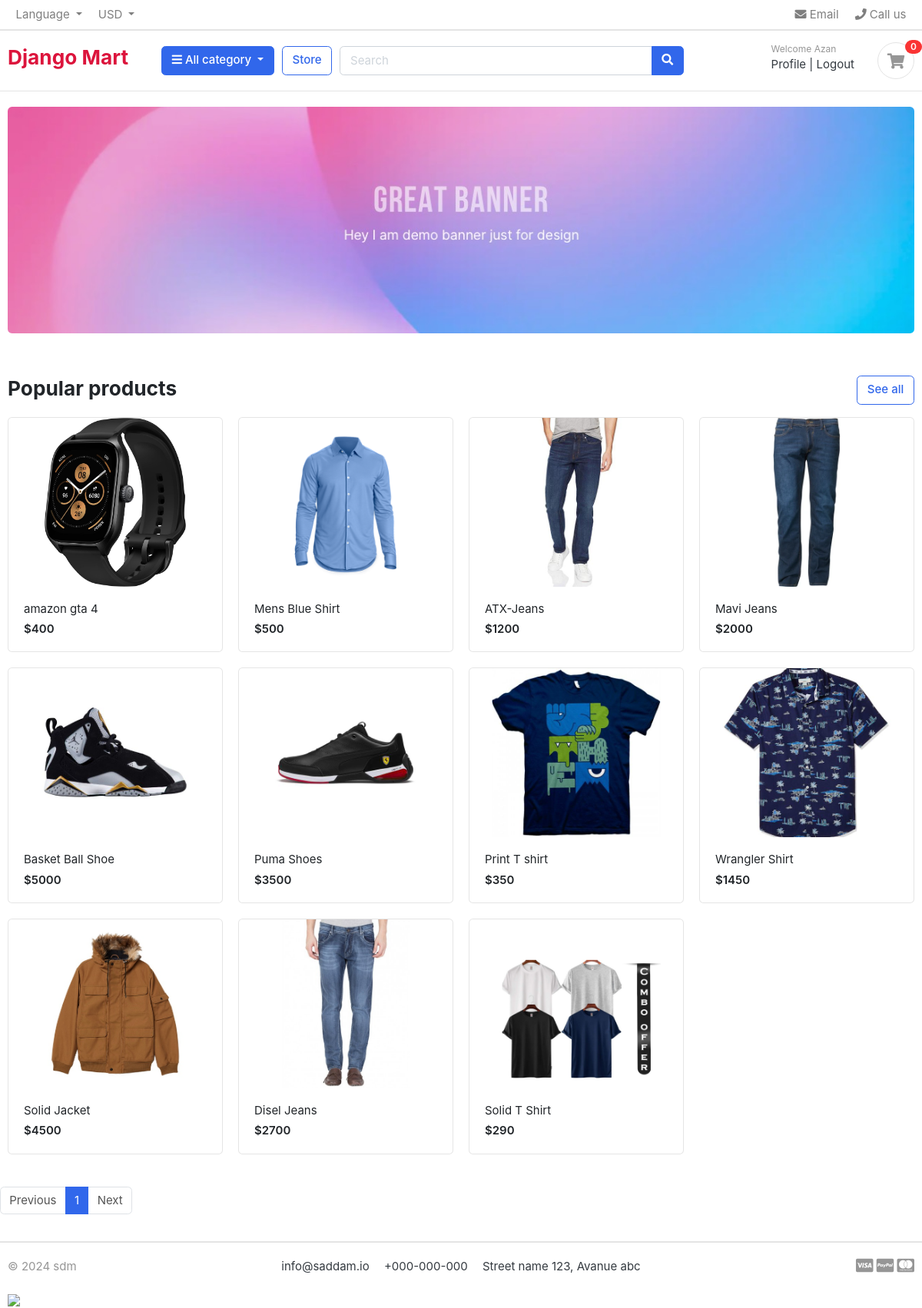
Screenshot of / (signed in) with the database file from the repository.
### store/models.py (models this page shows, shortened)
class Product(models.Model):
    product_name = models.CharField(max_length=100, unique = True)
    slug = models.SlugField(max_length=200, unique = True)
    description = models.TextField(max_length = 500, blank = True)
    price = models.IntegerField()
    image = models.ImageField(upload_to = 'photos/products')
    stock = models.IntegerField()
    is_available = models.BooleanField(default = True)
    category = models.ForeignKey(Category, on_delete=models.CASCADE)
    created_date = models.DateTimeField(auto_now_add = True)
    modified_date = models.DateTimeField(auto_now= True)

### djangoMart/views.py (the view)
# urls.py: 2. Add a URL to urlpatterns:  path('', views.home, name='home')
def home(request):
    products = Product.objects.filter(is_available = True)
    page = request.GET.get('page')
    paginator = Paginator(products, 12)
    paged_product = paginator.get_page(page)
    categories = Category.objects.all()
    context = {'products' : paged_product, 'categories':categories}
    return render(request,'index.html', context)

### cart/context_processors.py (called while the page is built)
def counter(request):
    cart_count = 0
    if 'admin' in request.path:
        return{}
    else:
        try:
            cart = Cart.objects.filter(cart_id = Cart.cart_id)
            if request.user.is_authenticated:
                cart_items = CartItem.objects.all().filter(user = request.user)
            else:
                cart = Cart.objects.get(cart_id=_cart_id(request))
                cart_items = CartItem.objects.filter(cart=cart, is_active=True)
            for cart_item in cart_items:
                cart_count += cart_item.quantity
            return dict(cart_count = cart_count)
        except cart.DoesNotExist:
            cart_count = 0
    return dict(cart_count = cart_count)

### templates/index.html (shortened to what this page needs)
{% extends 'base.html' %}
{% load static %}
{% block body %}
<section class="section-intro padding-y-sm">
	<div class="container">
	<div class="intro-banner-wrap">
		<img src="{% static 'images/banners/1.jpg' %}" class="img-fluid rounded">
	</div>
	</div>
	</section>
	<section class="section-name padding-y-sm">
	<div class="container">
	<header class="section-heading">
		<a href="{% url 'store' %}" class="btn btn-outline-primary float-right">See all</a>
		<h3 class="section-title">Popular products</h3>
	</header>
	<div class="row">
			{% for item in products %}
			<div class="col-md-3">
				<div class="card card-product-grid">
					<a href="{% url 'product_details' item.category.slug item.slug %}" class="img-wrap"> <img src="{{item.image.url}}"> </a>
					<figcaption class="info-wrap">
						<a href="{% url 'product_details' item.category.slug item.slug %}" class="title">{{item.product_name}}</a>
						<div class="price mt-1">${{item.price}}</div>
					</figcaption>
				</div>
			</div>
			{% endfor %}
	</div>
	</div>
	<nav class="mt-4" aria-label="Page navigation sample">
		<ul class="pagination">
		  {% if products.has_previous %}
			  <li class="page-item "><a class="page-link" href="?page={{products.previous_page_number}}">Previous</a></li>
		  {% else %}
			  <li class="page-item disabled"><a class="page-link">Previous</a></li>
		  {% endif %}
		  {%for num in products.paginator.page_range %}
			  <li class="page-item active"><a class="page-link" href="?page={{num}}">{{num}}</a></li>
		  {% endfor %}
		  {% if products.has_next %}
			  <li class="page-item "><a class="page-link" href="?page={{products.next_page_number}}">Next</a></li>
		  {% else %}
			  <li class="page-item disabled"><a class="page-link">Next</a></li>
		  {% endif %}
		</ul>
	  </nav>
	</section>
{% endblock %}

### templates/base.html (shortened to what this page needs)
<!DOCTYPE html>
{% load static %}
<html lang="en">
    <head>
        <link href="{% static 'css/bootstrap.css' %}" rel="stylesheet" type="text/css" />
        <link
          href="{% static 'fonts/fontawesome/css/all.min.css' %}"
          type="text/css"
          rel="stylesheet"
        />
        <link href="{% static 'css/ui.css' %}" rel="stylesheet" type="text/css" />
        <link
          href="{% static 'css/responsive.css' %}"
          rel="stylesheet"
          media="only screen and (max-width: 1200px)"
        />
      </head>
<body>
  <nav class="navbar p-md-0 navbar-expand-sm navbar-light border-bottom">
    <div class="container">
      <div class="collapse navbar-collapse" id="navbarTop4">
        <ul class="navbar-nav mr-auto">
          <li class="nav-item dropdown">
           <a href="#" class="nav-link dropdown-toggle" data-toggle="dropdown">   Language </a>
        </li>
        <li class="nav-item dropdown">
          <a href="#" class="nav-link dropdown-toggle" data-toggle="dropdown"> USD </a>
        </li>
        </ul>
        <ul class="navbar-nav">
        <li><a href="#" class="nav-link"> <i class="fa fa-envelope"></i> Email </a></li>
        <li><a href="#" class="nav-link"> <i class="fa fa-phone"></i> Call us </a></li>
      </ul>
      </div>
    </div>
    </nav>
    <header class="section-header">
        <nav class="navbar p-md-0 navbar-expand-sm navbar-light border-bottom">
        </nav>
        <section class="header-main border-bottom">
          <div class="container">
            <div class="row align-items-center">
              <div class="col-lg-2 col-md-3 col-6" >
                <a href="/" class="brand-wrap">
                  <h3 style="color:crimson;"> Django Mart</h3>
                </a>
              </div>
              <div class="col-lg col-sm col-md col-6 flex-grow-0">
                <div class="category-wrap dropdown d-inline-block float-right">
                  <button
                    type="button"
                    class="btn btn-primary dropdown-toggle"
                    data-toggle="dropdown"
                  >
                    <i class="fa fa-bars"></i> All category
                  </button>
                </div>
              </div>
              <a href="{% url 'store' %}" class="btn btn-outline-primary">Store</a>
              <div class="col-lg col-md-6 col-sm-12 col">
                <form action="#" class="search">
                  <div class="input-group w-100">
                    <input
                      type="text"
                      class="form-control"
                      style="width: 60%"
                      placeholder="Search"
                    />
                    <div class="input-group-append">
                      <button class="btn btn-primary" type="submit">
                        <i class="fa fa-search"></i>
                      </button>
                    </div>
                  </div>
                </form>
              </div>
              <div class="col-lg-3 col-sm-6 col-8 order-2 order-lg-3">
                <div class="d-flex justify-content-end mb-3 mb-lg-0">
                  <div class="widget-header">
                    {% if request.user.is_authenticated %}
                    <small class="title text-muted">Welcome {{request.user.first_name}}</small>
                    <div>
                      <a href="{% url 'profile' %}">Profile</a>
                      <span class="dark-transp"> | </span>
                      <a href="{% url 'logout' %}">Logout</a>
                    </div>
                    {% endif %}
                  </div>
                  <a href="{% url 'cart' %}" class="widget-header pl-3 ml-3">
                    <div class="icon icon-sm rounded-circle border">
                      <i class="fa fa-shopping-cart"></i>
                    </div>
                    <span class="badge badge-pill badge-danger notify">{{cart_count}}</span>
                  </a>
                </div>
              </div>
            </div>
          </div>
        </section>
      </header>
    {% block body %}
    {% endblock %}
<footer class="section-footer border-top">
	<div class="container">
		<section class="footer-bottom border-top row">
			<div class="col-md-2">
				<p class="text-muted"> &copy 2024 sdm </p>
			</div>
			<div class="col-md-8 text-md-center">
				<span  class="px-2">info@saddam.io</span>
				<span  class="px-2">+000-000-000</span>
				<span  class="px-2">Street name 123, Avanue abc</span>
			</div>
			<div class="col-md-2 text-md-right text-muted">
				<i class="fab fa-lg fa-cc-visa"></i>
				<i class="fab fa-lg fa-cc-paypal"></i>
				<i class="fab fa-lg fa-cc-mastercard"></i>
			</div>
		</section>
    <a target="_blank" href="https://www.sslcommerz.com/" title="SSLCommerz" alt="SSLCommerz"><img style="width:1200px;height:auto;" src="https://securepay.sslcommerz.com/public/image/SSLCommerz-Pay-With-logo-All-Size-03.png" /></a>
	</div>
</footer>
</body>
</html>

### static/css/ui.css (style rules this page uses)
html { font-family: "Inter", sans-serif; font-size: 15px; }
.img-wrap { text-align: center; display: block; }
.img-wrap img { max-width: 100%; }
.icon-xs, .icon-sm, .icon-md, .icon-lg { display: inline-block; text-align: center; flex-shrink: 0; flex-grow: 0; }
.icon-sm { width: 48px; height: 48px; line-height: 48px !important; font-size: 20px; }
.padding-y-sm { padding-top: 20px; padding-bottom: 20px; }
.section-heading { margin-bottom: 20px; margin-top: 15px; }
.section-title { color: #212529; }
p:last-child { margin-bottom: 0; }
.header-main { position: relative; padding-top: 1rem; padding-bottom: 1rem; }
.widget-header { display: inline-block; vertical-align: middle; position: relative; }
.widget-header a { color: #343a40; }
.widget-header i { color: #969696; }
.widget-header .title { display: block; }
.widget-header .notify { position: absolute; top: -3px; right: -10px; }
.footer-bottom { padding-top: 20px; padding-bottom: 20px; }
[class*=card-product] a.title { color: #212529; display: block; }
[class*=card-product] .img-wrap { overflow: hidden; position: relative; }
[class*=card-product] .img-wrap img { height: 100%; max-width: 100%; width: auto; display: inline-block; -o-object-fit: cover; object-fit: cover; }
.card-product-grid { margin-bottom: 20px; }
.card-product-grid .img-wrap { border-radius: 0.2rem 0.2rem 0 0; height: 220px; }
.card-product-grid .info-wrap { overflow: hidden; padding: 18px 20px; }
.card .img-wrap { overflow: hidden; }
.notify { position: absolute; top: -4px; right: -10px; display: inline-block; padding: 0.25em 0.6em; font-size: 12px; line-height: 1; text-align: center; border-radius: 3rem; color: #fff; background-color: #fa3434; }
.price { font-weight: 600; color: #212529; }

### rows the page displays
Product: image (picture), product_name "amazon gta 4", price "400"
Product: image (picture), product_name "Mens Blue Shirt", price "500"
Product: image (picture), product_name "ATX-Jeans", price "1200"
Product: image (picture), product_name "Mavi Jeans", price "2000"
Product: image (picture), product_name "Basket Ball Shoe", price "5000"
Product: image (picture), product_name "Puma Shoes", price "3500"
Product: image (picture), product_name "Print T shirt", price "350"
Product: image (picture), product_name "Wrangler Shirt", price "1450"
Product: image (picture), product_name "Solid Jacket", price "4500"
Product: image (picture), product_name "Disel Jeans", price "2700"
Product: image (picture), product_name "Solid T Shirt", price "290"

### other values shown
{{ request.user.first_name }} "Azan"
{{ cart_count }} "0"
{{ num }} "1"
